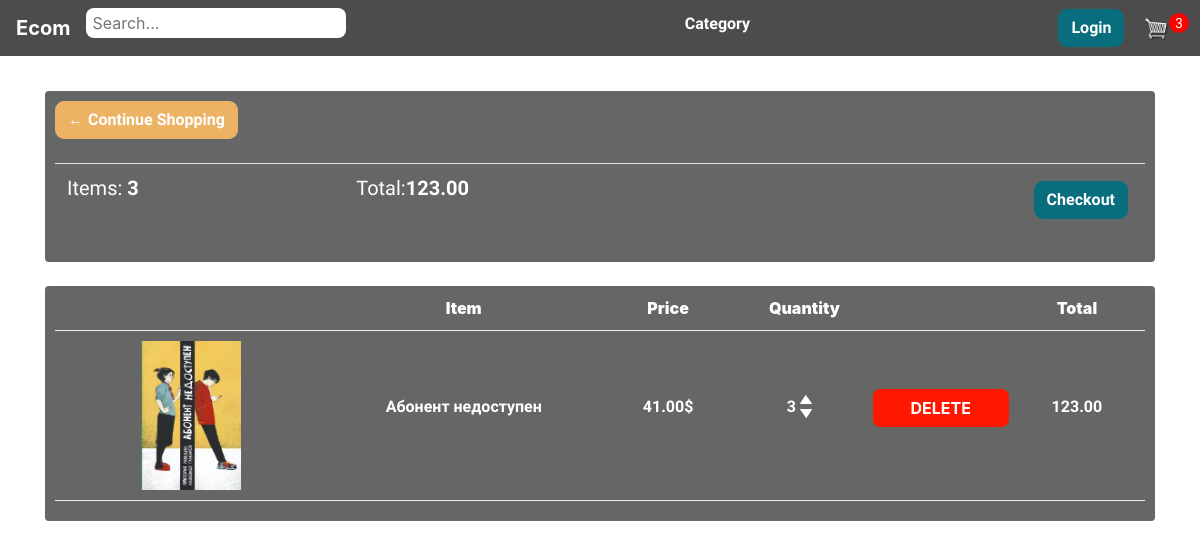
The app's page /cart/ (signed in) with its own data.
### bookmaster/models.py (models this page shows, shortened)
class Order(models.Model):
    customer = models.ForeignKey(User, on_delete=models.SET_NULL, blank=True, null=True)
    date_order = models.DateTimeField(auto_now_add=True)
    complete = models.BooleanField(default=False, null=True, blank=False)
    transaction_id = models.CharField(max_length=200, null=True)
    @property
    def get_cart_total(self):
        orderitems = self.orderitem_set.all()
        total = sum([item.get_total for item in orderitems])
        return total
    @property
    def get_cart_items(self):
        orderitems = self.orderitem_set.all()
        total = sum([item.quantity for item in orderitems])
        return total

class OrderItem(models.Model):
    product = models.ForeignKey(Product, on_delete=models.SET_NULL, blank=True, null=True)
    order = models.ForeignKey(Order, on_delete=models.SET_NULL, blank=True, null=True)
    quantity = models.IntegerField(default=0, null=True, blank=True)
    date_added = models.DateTimeField(auto_now_add=True)
    @property
    def get_total(self):
        total = self.product.price * self.quantity
        return total

class Product(models.Model):
    name = models.CharField(max_length=200, null=True)
    genre = models.ForeignKey(Genre, on_delete=models.SET_NULL, blank=True, null=True)
    price = models.DecimalField(max_digits=8, decimal_places=2)
    digital = models.BooleanField(default=False, null=True, blank=True)
    image = models.ImageField(null=True, blank=True, upload_to="product_images/")
    description = models.TextField(max_length=300, null=True)
    author = models.CharField(max_length=100, null=True)
    @property
    def imageURL(self):
        try:
            url = self.image.url
        except:
            url = ''
        return url

### bookmaster/views.py (the view)
# urls.py: path('cart/', views.cart, name="cart"),
def cart(request):
    if request.user.is_authenticated:
        customer = request.user
        order, created = Order.objects.get_or_create(customer=customer, complete=False)
        items = order.orderitem_set.all()
        cartItems = order.get_cart_items
    else:
        items = []
        order = {'get_cart_total':0, 'get_cart_items':0, 'shipping':False}
        cartItems = order['get_cart_items']
    context = {'items':items, 'order':order, 'cartItems':cartItems}
    return render(request, 'store/cart.html', context)

### bookmaster/get_category.py (called while the page is built)
def get_category(request):
    genres = Genre.objects.all()
    context = {'genres':genres}
    return context

### bookmaster/templates/store/cart.html
{% extends 'store/main.html' %}
{% load static %}
{% block content %}
	<div class="row">
		<div class="col-lg-12">
			<div class="box-element">
				<a  class="btn btn-outline-dark" href="{% url 'store' %}">&#x2190; Continue Shopping</a>
				<br>
				<br>
				<table class="table">
					<tr>
						<th><h5>Items: <strong>{{order.get_cart_items}}</strong></h5></th>
						<th><h5>Total:<strong>{{order.get_cart_total|floatformat:2}}</strong></h5></th>
						<th>
							<a  style="float:right; margin:5px;" class="btn btn-success" href="{% url 'checkout' %}">Checkout</a>
						</th>
					</tr>
				</table>
			</div>
			<br>
			<div class="box-element">
				<div class="cart-row">
					<div style="flex:2"></div>
					<div style="flex:2"><strong>Item</strong></div>
					<div style="flex:1"><strong>Price</strong></div>
					<div style="flex:1"><strong>Quantity</strong></div>
					<div style="flex:1"><strong></strong></div>
					<div style="flex:1"><strong>Total</strong></div>
				</div>
				{% for item in items %}
				<div class="cart-row">
					<div style="flex:2"><img class="row-image" src="{{ item.product.imageURL}}"></div>
					<div style="flex:2"><p>{{item.product.name}}</p></div>
					<div style="flex:1"><p>{{item.product.price|floatformat:2}}$</p></div>
					<div style="flex:1">
						<div>
							<p class="quantity">{{item.quantity}}</p>
						<div class="quantity-divs">
							<img data-product={{item.product.id}} data-action="add" class="chg-quantity update-cart" src="{% static  'images/arrow-up.png' %}">
							<img data-product={{item.product.id}} data-action="remove" class="chg-quantity update-cart" src="{% static  'images/arrow-down.png' %}">
						</div>
						</div>
					</div>
					<div style="flex:1"><button style="flex:1" data-product="{{item.product.id}}" data-action="delete" class="btn cart_deleteBtn update-cart">DELETE</button></div>
					<div style="flex:1"><p>{{item.get_total}}</p></div>
				</div>
				{% endfor %}
			</div>
		</div>
	</div>
{% endblock content %}

### static/css/main.css (style rules this page uses)
* { font-family: 'Gideon Roman', cursive; }
body { background: radial-gradient(#2C3E50, #000000); background-image: url(../images/bg.jpg) }
h1,h2,h3,h4,h5,h6, span, p { color: #fff; font-family: 'Gideon Roman', cursive; }
.box-element { background-color: rgba(1, 1, 1, 0.6); color: #fff; font-weight: bold; border-radius: 4px; padding: 10px; }
.col-lg-4, .col-lg-6, .col-lg-8, .col-lg-12 { margin-top: 10px; }
.btn { border-radius: 0; }
.row-image { width: 100px; }
.cart-row { display: flex; text-align: center; align-items: flex-stretch; padding-bottom: 10px; margin-bottom: 10px; border-bottom: 1px solid #ececec; }
.cart-row div, button { display: flex; align-items: center; justify-content: center; }
.quantity { margin-right: 4px }
.quantity-divs { flex-direction: column; display: inline-block; font-weight: 700; padding-right:10px; margin-top: -23px; }
.chg-quantity { width: 12px; cursor: pointer; display: block; margin-top: 5px; transition:.1s; filter: invert(1) }
.btn-warning, .btn-success, .btn-outline-dark { font-family: 'Gideon Roman', cursive; font-weight: bold; background-color: #086E7D; border-color: #086E7D; border-radius: 9px; color: #fff }
.btn-outline-dark { background-color: #ECB365; border-color: #ECB365; }
.cart_deleteBtn { height: 38px; font-weight: bold; background-color: #FF1700; border-color: #FF1700; border-radius: 7px; padding: 0 5px; color: #fff; margin-bottom: 15px; transition: all 0.3s ease-out; }

### records on screen
Order: get_cart_items "3", get_cart_total "123.00"
OrderItem: product.imageURL (picture), product.name "Абонент недоступен", product.price "41.00", quantity "3", get_total "123.00"

### other values on screen
{{ cartItems }} "3"
